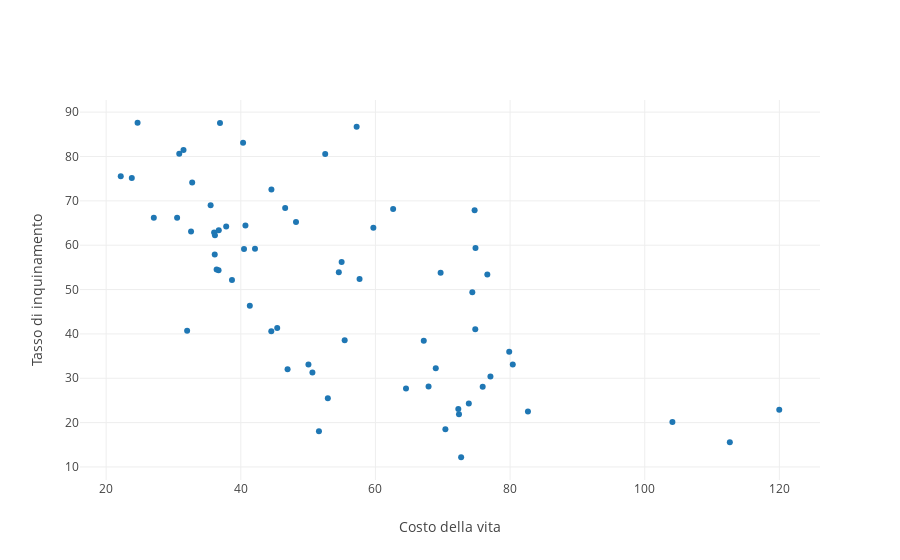

The notebook cell saved with this chart:
### Code cell
# Solution
#le due variabili non sono fortemente correlate e avranno un indice di correlazione circa pari a 0 in quanto segue 
#non sembra suguire una retta
data = [go.Scatter(x=arrayCost, y=arrayPollution, mode='markers')]
layout = go.Layout(
    xaxis=dict(title="Costo della vita"),
    yaxis=dict(title="Tasso di inquinamento"),
)
fig = go.Figure(data=data, layout=layout)
py.iplot(fig)

### Figure 1 — Plotly figure (JSON) as saved in the notebook; plotly's stock layout.template omitted (floating-point values rounded to 4 significant figures)
{"data": [{"mode": "markers", "type": "scatter", "uid": "ef8fff74-e830-11e8-b5c4-a402b9828abf", "x": [82.65, 72.73, 120.0, 73.87, 72.31, 75.93, 67.89, 72.41, 79.87, 68.96, 112.6, 104.1, 70.39, 51.61, 54.56, 52.93, 55.43, 67.18, 64.54, 62.63, 50.64, 74.39, 74.83, 50.05, 44.53, 77.08, 59.69, 54.98, 80.4, 45.41, 76.62, 74.86, 46.95, 46.59, 69.68, 38.69, 36.7, 32.03, 57.64, 42.11, 41.34, 37.83, 36.41, 35.52, 36.04, 48.2, 30.54, 36.13, 23.81, 40.69, 52.54, 57.21, 32.61, 31.49, 36.16, 36.73, 74.73, 44.55, 22.17, 27.08, 40.48, 40.34, 32.78, 30.86, 36.91, 24.67], "y": [22.48, 12.19, 22.9, 24.32, 23.06, 28.1, 28.15, 21.87, 35.96, 32.26, 15.55, 20.11, 18.48, 18.05, 53.91, 25.49, 38.59, 38.45, 27.71, 68.17, 31.31, 49.4, 41.04, 33.1, 40.61, 30.41, 63.91, 56.23, 33.09, 41.33, 53.4, 59.39, 32.01, 68.41, 53.8, 52.15, 54.36, 40.69, 52.4, 59.19, 46.33, 64.23, 54.5, 69.03, 62.87, 65.21, 66.19, 57.92, 75.17, 64.46, 80.56, 86.7, 63.08, 81.49, 62.27, 63.37, 67.87, 72.56, 75.53, 66.18, 59.14, 83.08, 74.13, 80.63, 87.53, 87.61]}], "layout": {"xaxis": {"title": "Costo della vita"}, "yaxis": {"title": "Tasso di inquinamento"}}}
